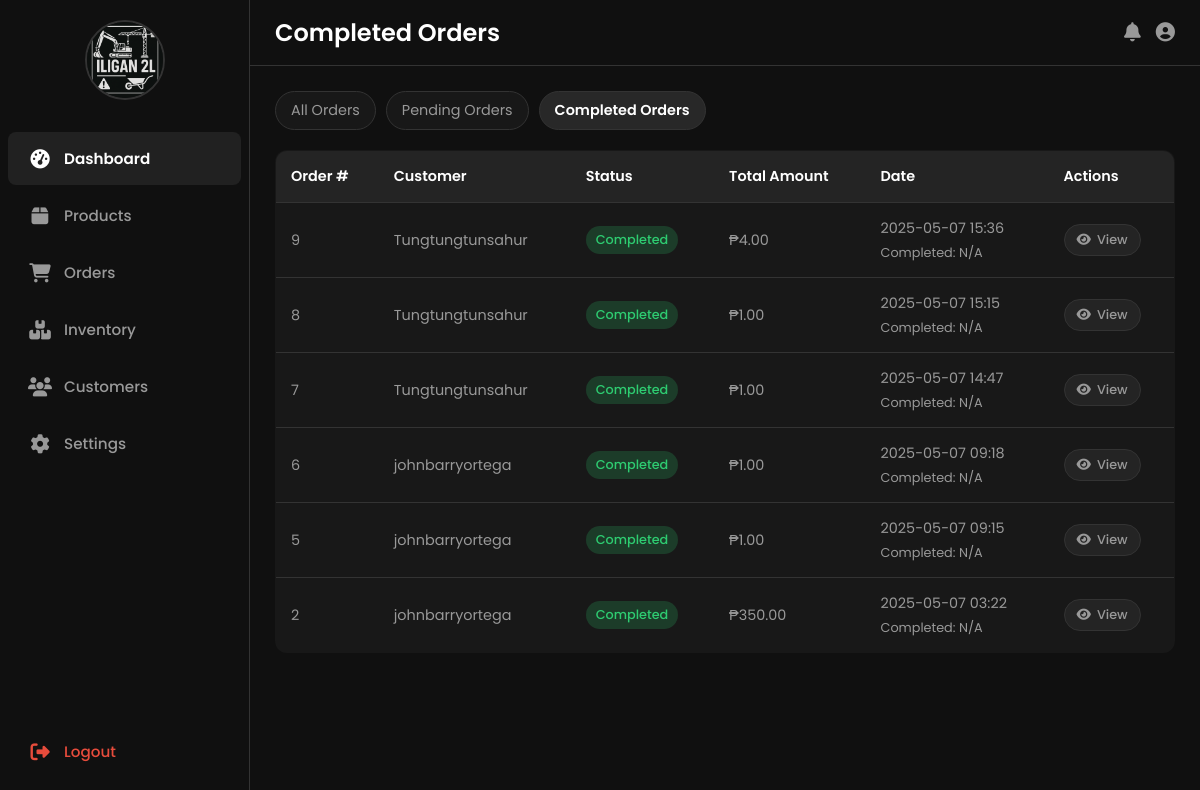
Page /orders/completed/ (signed in) on the committed database.
### core/models.py (models this page shows, shortened)
class Order(models.Model):
    STATUS_CHOICES = (
        ('Pending', 'Pending'),  # Order placed but not processed yet
        ('Processing', 'Processing'),  # Order is being processed
        ('Completed', 'Completed'),  # Order has been fulfilled and delivered
        ('Cancelled', 'Cancelled'),  # Order was cancelled
    )
    customer = models.ForeignKey(
        CustomUser,
        on_delete=models.CASCADE,  # Delete orders if the customer is deleted
        limit_choices_to={'role': 'Customer'}  # Only customers can place orders
    )
    order_date = models.DateTimeField(auto_now_add=True)  # Date and time when order was placed
    total_amount = models.DecimalField(max_digits=10, decimal_places=2)  # Total order amount
    status = models.CharField(max_length=50, choices=STATUS_CHOICES, default='Pending')  # Current order status

class CustomUser(AbstractUser):
    ROLE_CHOICES = (
        ('Customer', 'Customer'),  # Regular customers who can browse and purchase products
        ('Administrator', 'Administrator'),  # Administrators who can manage inventory and orders
    )
    role = models.CharField(max_length=20, choices=ROLE_CHOICES, default='Customer')

### core/views.py (the view)
# urls.py: path('orders/completed/', views.completed_orders, name='completed_orders'),
@login_required  # Ensure user is logged in to view completed orders (admin/staff only)
def completed_orders(request):
    orders = Order.objects.filter(status='Completed').order_by('-order_date')  # Newest completed orders first
    return render(request, 'core/completed_orders.html', {'orders': orders})

### core/context_processors.py (called while the page is built)
def cart_processor(request):
    cart_items_count = 0
    cart_items = []
    cart_total_price = 0
    if request.user.is_authenticated and hasattr(request.user, 'role') and request.user.role == 'Customer':
        try:
            cart = Cart.objects.filter(customer=request.user, is_active=True).first()
            if cart:
                cart_items_count = cart.get_total_items()
                cart_items = cart.cartitem_set.all()
                cart_total_price = cart.get_total_price()
        except Exception as e:
            print(f'Error in cart_processor: {str(e)}')
            pass
    return {
        'cart_items_count': cart_items_count,
        'cart_items': cart_items,
        'cart_total_price': cart_total_price
    }

### core/models.py (called while the page is built)
    def get_total_price(self):
        return sum(item.get_total_price() for item in self.cartitem_set.all())

    def get_total_items(self):
        return sum(item.quantity for item in self.cartitem_set.all())

    def get_total_price(self):
        return self.product.price * self.quantity

### core/templates/core/completed_orders.html (shortened to what this page needs)
{% extends 'core/staff_base.html' %}
{% load static %}
{% block page_title %}Completed Orders{% endblock %}
{% block content %}
    <div class="filter-tabs">
        <a href="{% url 'all_orders' %}" class="filter-tab">All Orders</a>
        <a href="{% url 'pending_orders' %}" class="filter-tab">Pending Orders</a>
        <a href="{% url 'completed_orders' %}" class="filter-tab active">Completed Orders</a>
    </div>
    <table class="orders-table">
        <thead>
            <tr>
                <th>Order #</th>
                <th>Customer</th>
                <th>Status</th>
                <th>Total Amount</th>
                <th>Date</th>
                <th>Actions</th>
            </tr>
        </thead>
        <tbody>
            {% for order in orders %}
            <tr>
                <td>{{ order.id }}</td>
                <td>{{ order.customer.username }}</td>
                <td>
                    <span class="status-badge status-completed">{{ order.status }}</span>
                </td>
                <td>₱{{ order.total_amount }}</td>
                <td>
                    <div class="date-info">
                        <span>{{ order.order_date|date:'Y-m-d H:i' }}</span>
                        <span class="completion-date">Completed: {{ order.completed_date|date:'Y-m-d H:i'|default:"N/A" }}</span>
                    </div>
                </td>
                <td><a href="{% url 'order_detail' order.id %}" class="view-btn"><i class="fas fa-eye"></i> View</a></td>
            </tr>
            {% empty %}
            <tr>
                <td colspan="6" style="text-align:center; padding: 30px;">No completed orders found.</td>
            </tr>
            {% endfor %}
        </tbody>
    </table>
{% endblock %}

### core/templates/core/staff_base.html (style rules this page uses)
:root { --primary-color: black; --secondary-color: #E67E22; --accent-color: #000000; --light-color: orange; --dark-color: #50432c; --success-color: #2ECC71; --danger-color: #E74C3C; --box-shadow: 0 10px 20px rgba(0, 0, 0, 0.1); --transition: all 0.3s ease; --threads-bg: #101010; --threads-card-bg: #101010; --threads-text: #FFFFFF; --threads-secondary-text: #999999; --threads-border: #333333; --threads-hover: rgba(255, 255, 255, 0.1); --threads-success: #2ECC71; --threads-danger: #E74C3C; --threads-box-shadow: 0 10px 20px rgba(0, 0, 0, 0.2); --threads-transition: all 0.3s ease; }
* { margin: 0; padding: 0; box-sizing: border-box; }
body, html { height: 100%; font-family: 'Poppins', sans-serif; }
body { background-color: var(--threads-bg); color: var(--threads-text); display: flex; overflow-x: hidden; }
table { width: 100%; border-collapse: collapse; }
table th { background-color: rgba(255, 255, 255, 0.05); color: var(--threads-text); font-weight: 600; text-align: left; padding: 15px; font-size: 0.9rem; }
table td { padding: 15px; border-top: 1px solid var(--threads-border); color: var(--threads-secondary-text); font-size: 0.9rem; }

### core/templates/core/completed_orders.html (style rules this page uses)
.orders-table { width: 100%; background: rgba(255, 255, 255, 0.03); border: 1px solid var(--threads-border); border-radius: 12px; overflow: hidden; margin-bottom: 30px; }
.orders-table th { background-color: rgba(255, 255, 255, 0.05); color: var(--threads-text); font-weight: 600; text-align: left; padding: 15px; font-size: 0.9rem; }
.orders-table td { padding: 15px; border-top: 1px solid var(--threads-border); color: var(--threads-secondary-text); font-size: 0.9rem; }
.view-btn { display: inline-flex; align-items: center; gap: 6px; padding: 6px 12px; background-color: rgba(255, 255, 255, 0.05); border: 1px solid var(--threads-border); border-radius: 20px; color: var(--threads-secondary-text); text-decoration: none; font-size: 0.8rem; font-weight: 500; transition: var(--threads-transition); }
.status-badge { display: inline-block; padding: 5px 10px; border-radius: 20px; font-size: 0.8rem; font-weight: 500; }
.status-completed { background-color: rgba(46, 204, 113, 0.2); color: var(--threads-success); }
.filter-tabs { display: flex; gap: 10px; margin-bottom: 20px; }
.filter-tab { display: inline-block; padding: 8px 15px; border-radius: 30px; background-color: rgba(255, 255, 255, 0.03); border: 1px solid var(--threads-border); color: var(--threads-secondary-text); text-decoration: none; font-size: 0.9rem; transition: var(--threads-transition); }
.filter-tab.active { background-color: rgba(255, 255, 255, 0.1); color: var(--threads-text); font-weight: 600; }
.date-info { display: flex; flex-direction: column; }
.completion-date { font-size: 0.8rem; margin-top: 5px; color: var(--threads-secondary-text); }

### rows in the picture
Order: id "9", customer.username "Tungtungtunsahur", status "Completed", total_amount "4.00", order_date "2025-05-07 15:36", completed_date "N/A"
Order: id "8", customer.username "Tungtungtunsahur", status "Completed", total_amount "1.00", order_date "2025-05-07 15:15", completed_date "N/A"
Order: id "7", customer.username "Tungtungtunsahur", status "Completed", total_amount "1.00", order_date "2025-05-07 14:47", completed_date "N/A"
Order: id "6", customer.username "johnbarryortega", status "Completed", total_amount "1.00", order_date "2025-05-07 09:18", completed_date "N/A"
Order: id "5", customer.username "johnbarryortega", status "Completed", total_amount "1.00", order_date "2025-05-07 09:15", completed_date "N/A"
Order: id "2", customer.username "johnbarryortega", status "Completed", total_amount "350.00", order_date "2025-05-07 03:22", completed_date "N/A"
